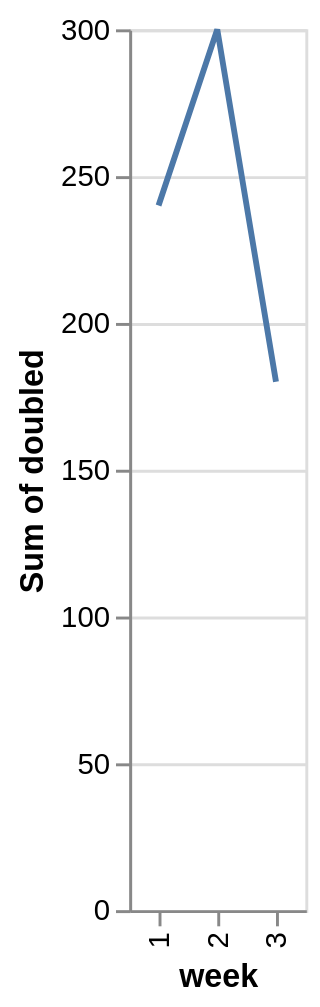

The Vega-Lite source for this figure:
### Vega-Lite specification from a JSON file in a GitHub repository (floating-point values rounded to 4 significant figures)
{"$schema": "https://vega.github.io/schema/vega-lite/v5.json", "description": "Uses a line mark and a calculate transform, which are recognized but not drawn yet.", "data": {"values": [{"week": 1, "visits": 120}, {"week": 2, "visits": 150}, {"week": 3, "visits": 90}]}, "transform": [{"calculate": "datum.visits * 2", "as": "doubled"}], "mark": "line", "encoding": {"x": {"field": "week", "type": "ordinal"}, "y": {"field": "doubled", "type": "quantitative", "aggregate": "sum"}}}
